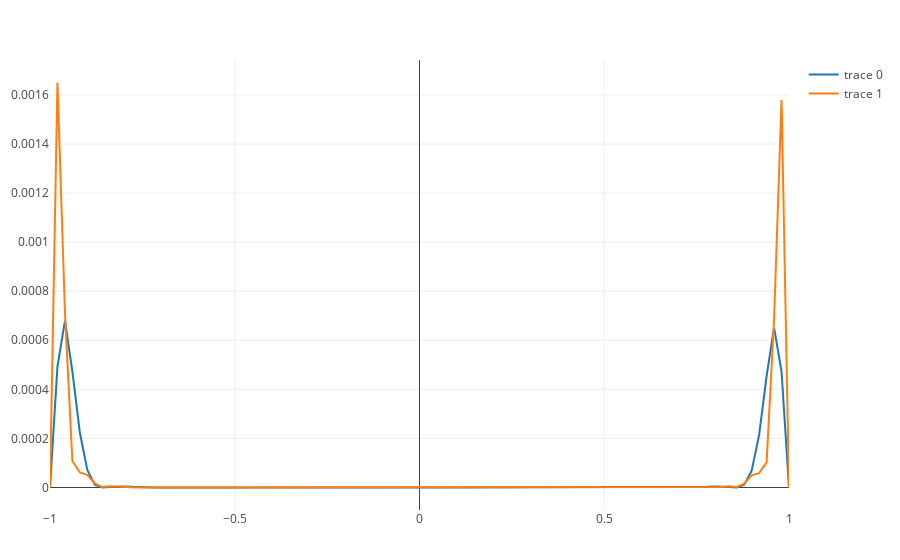

The cell this chart's notebook holds for it:
### Code cell
t = run_polytest(15)
Plotly.plot([Plotly.scatter(x=domain, y=t[1]), Plotly.scatter(x=domain, y=t[2])])
